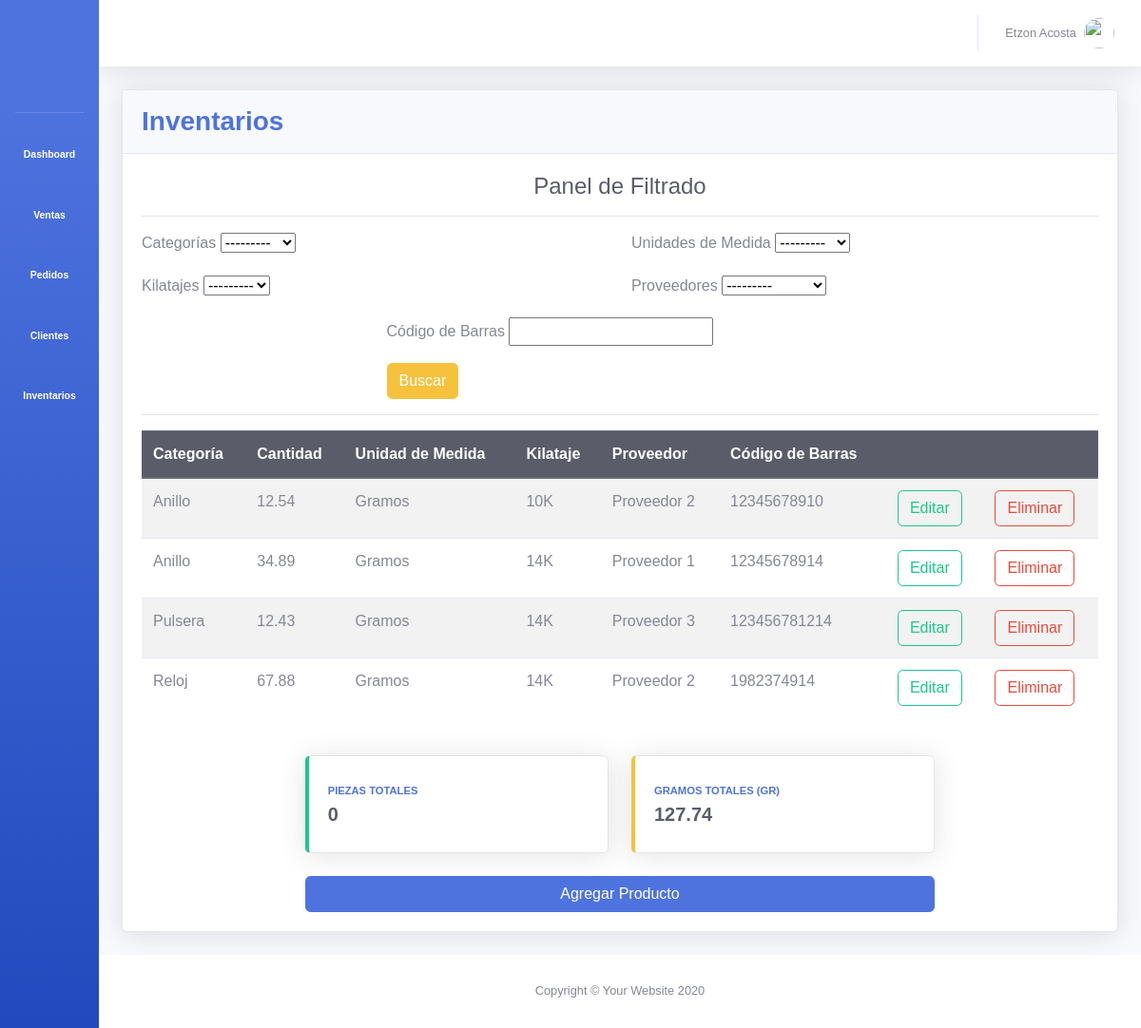
The page /inventarios/ on the database as committed earlier.
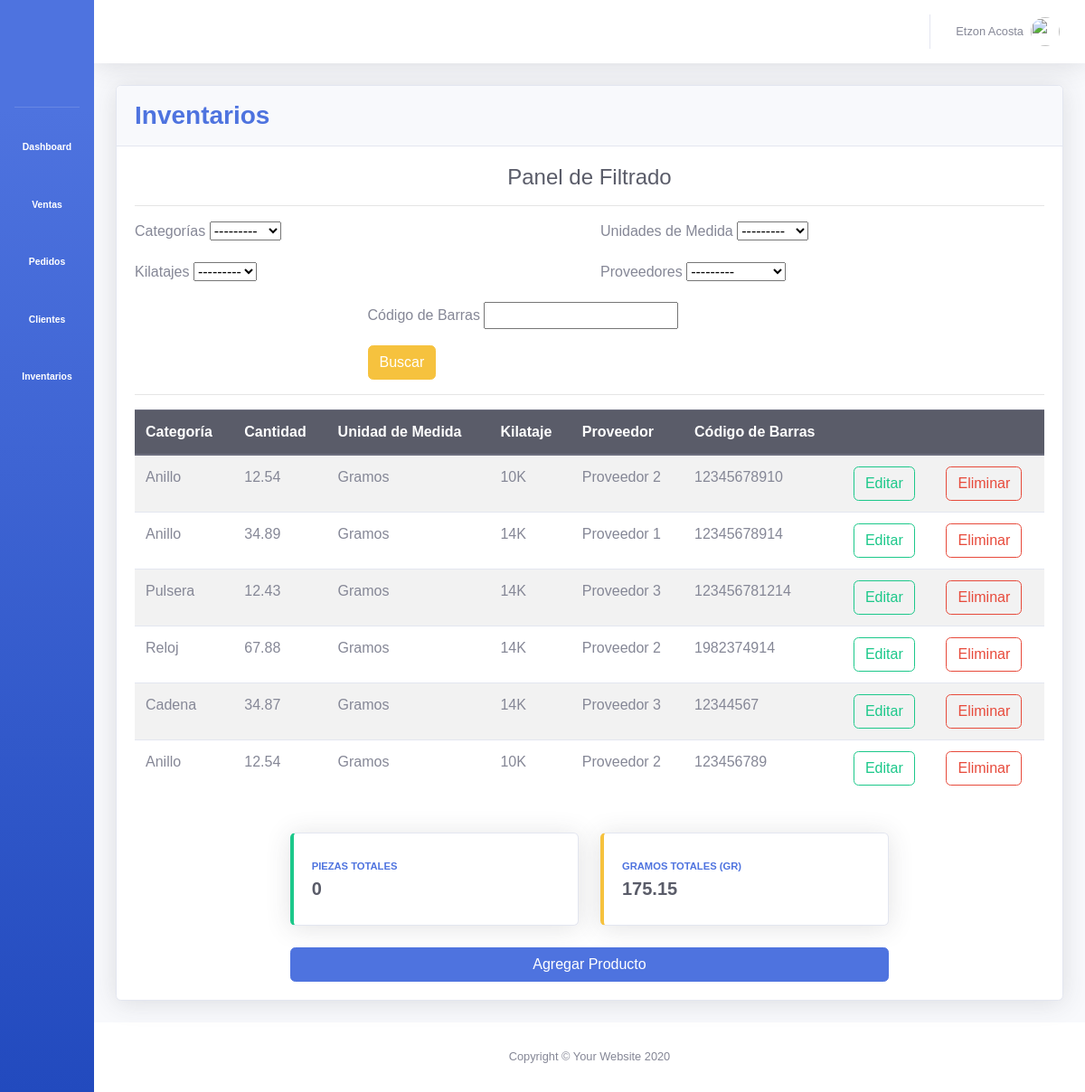
The same page on the database as committed later.
### inventarios/models.py (models this page shows, shortened)
class Product(models.Model):
	product_id = models.AutoField(primary_key=True)
	category = models.ForeignKey(Category, on_delete=models.CASCADE)
	quantity = models.FloatField(null=True)
	unit_measurement = models.ForeignKey(UnitMeasurement, on_delete=models.CASCADE)
	kilate = models.ForeignKey(Kilate, on_delete=models.CASCADE)
	vendor = models.ForeignKey(Vendor, on_delete=models.CASCADE)
	barcode = models.BigIntegerField(null=True)

class Category(models.Model):
	category_id = models.AutoField(primary_key=True)
	name = models.CharField(max_length=50)
	class Meta:
		db_table = 'categories'
		verbose_name = 'categorie'
	def __str__(self):
		return self.name

class UnitMeasurement(models.Model):
	unit_measurement_id = models.AutoField(primary_key=True)
	name = models.CharField(max_length=10)
	class Meta:
		db_table = 'units_measurements'
		verbose_name = 'units Measurement'
	def __str__(self):
		return self.name

class Kilate(models.Model):
	kilate_id = models.AutoField(primary_key=True)
	name = models.CharField(max_length=5)
	def __str__(self):
		return self.name

class Vendor(models.Model):
	vendor_id = models.AutoField(primary_key=True)
	name = models.CharField(max_length=50)
	phone = models.CharField(max_length=15)
	direction = models.CharField(max_length=50)
	def __str__(self):
		return self.name

### inventarios/views.py (the view)
# urls.py: path('inventarios/', include('inventarios.urls')),
def inventarios(request):
	products = Product.objects.all()
	filtros = ProductFilter(request.GET, queryset=products)
	products = filtros.qs
	gramos_totales = products.filter(unit_measurement__name='Gramos').aggregate(resultado_suma=Sum('quantity'))
	if gramos_totales['resultado_suma'] == None:
		gramos_totales['resultado_suma'] = 0
	gramos_totales['resultado_suma'] = round(gramos_totales['resultado_suma'], 2)
	piezas_totales = products.filter(unit_measurement__name='Piezas').aggregate(resultado_suma=Sum('quantity'))
	if piezas_totales['resultado_suma'] == None:
		piezas_totales['resultado_suma'] = 0
	piezas_totales['resultado_suma'] = round(piezas_totales['resultado_suma'])
	contexto = {'products': products, 'gramos_totales': gramos_totales, 'piezas_totales': piezas_totales, 'filtros': filtros}
	return render(request, 'inventarios/inventarios.html', contexto)

### inventarios/templates/inventarios/inventarios.html (shortened to what the changed rows need)
{% extends 'base.html' %}
{% load static %}
{% block css_variables %}
	<link rel="stylesheet" type="text/css" href="{% static '/css/Inventarios/main_inventarios.css' %}">
	<link rel="stylesheet" type="text/css" href="{% static '/css/Inventarios/crud_productos.css' %}">
{% endblock %}
{% block content %}
	<div class="row">
		<div class="col-xl-12">
		  <div class="card shadow mb-4">
		    <div class="card-body">
					<div class="row">
						<div class="col-xl-12">
							<div class="table-responsive">
								<table class="table table-striped" id="tablaInventarios">
									<thead class="thead-dark">
										<tr>
											<th>Categoría</th>
											<th>Cantidad</th>
											<th>Unidad de Medida</th>
											<th>Kilataje</th>
											<th>Proveedor</th>
											<th>Código de Barras</th>
											<th></th>
											<th></th>
										</tr>
									</thead>
									<tbody>
										{% for product in products %}
											<tr>
												<td>{{ product.category }}</td>
												<td>{{ product.quantity }}</td>
												<td>{{ product.unit_measurement }}</td>
												<td>{{ product.kilate }}</td>
												<td>{{ product.vendor }}</td>
												<td>{{ product.barcode }}</td>
												<td>
														<a href="{% url 'actualiza_producto' product.product_id %}" class="btn btn-outline-success">Editar</a>
												</td>
												<td>
													<button id="{{ product.product_id }}" onclick="eliminarProductoModal(this.id)" type="button" class="btn btn-outline-danger" data-toggle="modal" data-target="#eliminaModal">
													  Eliminar
													</button>
												</td>
											</tr>
										{% endfor %}
									</tbody>
								</table>
							</div>
						</div>
					</div>
					<br>
					<div class="row justify-content-center">
				    <div class="col-xl-4 col-md-6 mb-4">
				      <div class="card border-left-warning shadow h-100 py-2">
				        <div class="card-body">
				          <div class="row no-gutters align-items-center">
				            <div class="col mr-2">
				              <div class="text-xs font-weight-bold text-primary text-uppercase mb-1">Gramos Totales (gr)</div>
				              <div class="h5 mb-0 font-weight-bold text-gray-800">{{ gramos_totales.resultado_suma }}</div>
				            </div>
				          </div>
				        </div>
				      </div>
				    </div>
					</div>
		    </div>
		  </div>
		</div>
	</div>
{% endblock %}

Rows that differ between the two databases and show on the page:
added Product: category "Cadena", quantity "34.87", unit_measurement "Gramos", kilate "14K", vendor "Proveedor 3", barcode "12344567"
added Product: category "Anillo", quantity "12.54", unit_measurement "Gramos", kilate "10K", vendor "Proveedor 2", barcode "123456789"
Other text that changed with them:
{{ gramos_totales.resultado_suma }}: "127.74" → "175.15"
